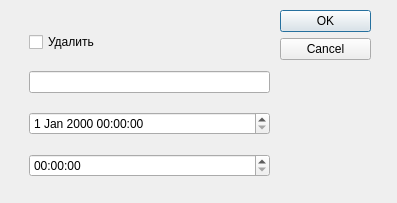
<?xml version="1.0" encoding="UTF-8"?>
<ui version="4.0">
 <class>Dialog</class>
 <widget class="QDialog" name="Dialog">
  <property name="geometry">
   <rect>
    <x>0</x>
    <y>0</y>
    <width>397</width>
    <height>203</height>
   </rect>
  </property>
  <property name="windowTitle">
   <string>Dialog</string>
  </property>
  <widget class="QDialogButtonBox" name="buttonBox">
   <property name="geometry">
    <rect>
     <x>280</x>
     <y>10</y>
     <width>91</width>
     <height>501</height>
    </rect>
   </property>
   <property name="orientation">
    <enum>Qt::Vertical</enum>
   </property>
   <property name="standardButtons">
    <set>QDialogButtonBox::Cancel|QDialogButtonBox::Ok</set>
   </property>
  </widget>
  <widget class="QWidget" name="verticalLayoutWidget">
   <property name="geometry">
    <rect>
     <x>29</x>
     <y>19</y>
     <width>241</width>
     <height>171</height>
    </rect>
   </property>
   <layout class="QVBoxLayout" name="verticalLayout">
    <item>
     <widget class="QCheckBox" name="checkBox">
      <property name="text">
       <string>Удалить</string>
      </property>
      <property name="checked">
       <bool>false</bool>
      </property>
      <property name="tristate">
       <bool>false</bool>
      </property>
     </widget>
    </item>
    <item>
     <widget class="QLineEdit" name="lineEdit"/>
    </item>
    <item>
     <widget class="QDateTimeEdit" name="dateTimeEdit"/>
    </item>
    <item>
     <widget class="QTimeEdit" name="timeEdit"/>
    </item>
   </layout>
  </widget>
 </widget>
 <resources/>
 <connections>
  <connection>
   <sender>buttonBox</sender>
   <signal>accepted()</signal>
   <receiver>Dialog</receiver>
   <slot>accept()</slot>
   <hints>
    <hint type="sourcelabel">
     <x>248</x>
     <y>254</y>
    </hint>
    <hint type="destinationlabel">
     <x>157</x>
     <y>274</y>
    </hint>
   </hints>
  </connection>
  <connection>
   <sender>buttonBox</sender>
   <signal>rejected()</signal>
   <receiver>Dialog</receiver>
   <slot>reject()</slot>
   <hints>
    <hint type="sourcelabel">
     <x>316</x>
     <y>260</y>
    </hint>
    <hint type="destinationlabel">
     <x>286</x>
     <y>274</y>
    </hint>
   </hints>
  </connection>
 </connections>
</ui>
